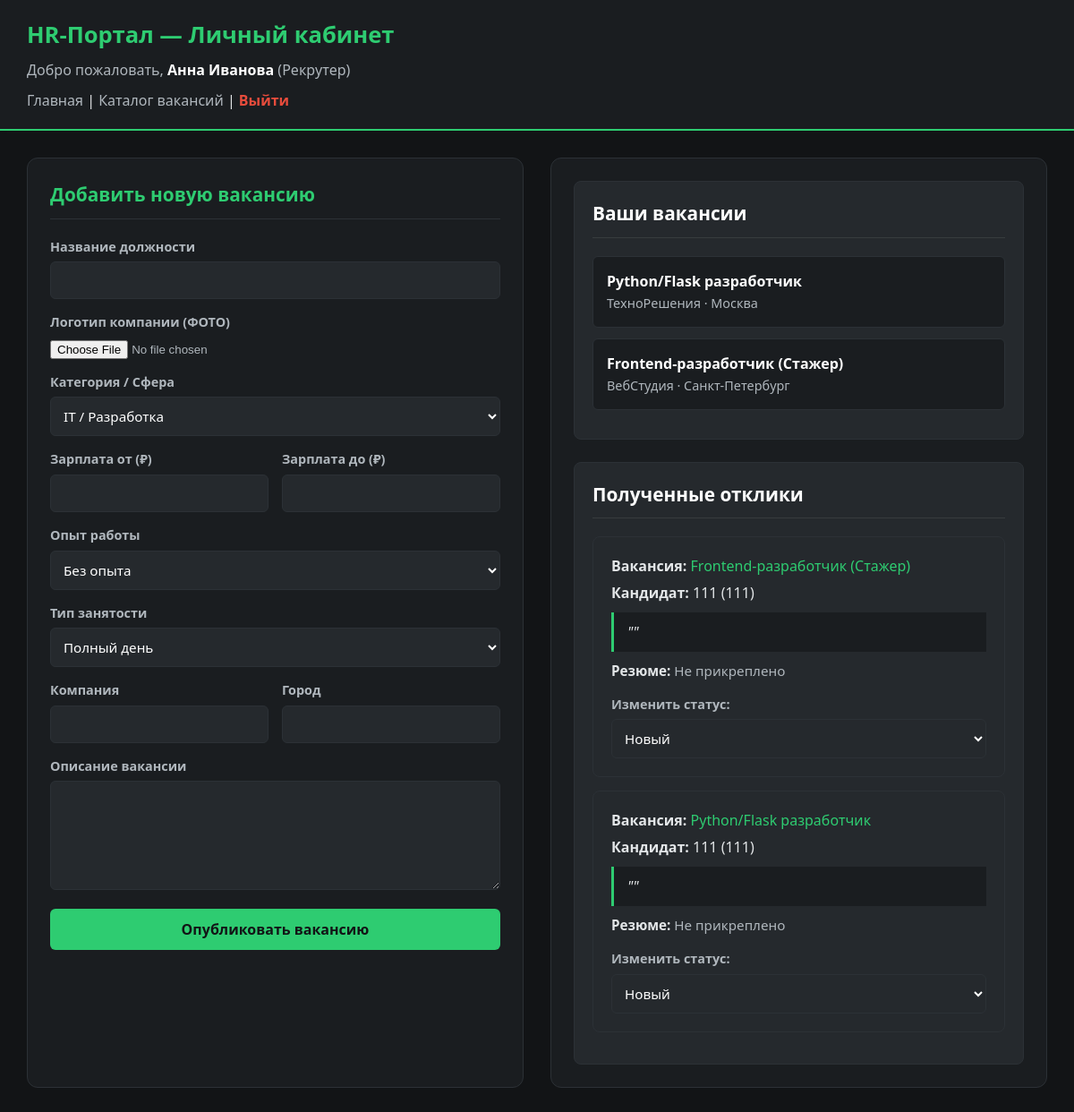
/dashboard (signed in), run on the app's committed database.
### tables this page shows
CREATE TABLE vacancies (
    id INTEGER PRIMARY KEY AUTOINCREMENT,
    recruiter_id INTEGER,
    title TEXT NOT NULL,
    category_code TEXT,
    salary_from INTEGER,
    salary_to INTEGER,
    experience_code TEXT,
    employment_code TEXT,
    description TEXT,
    company_name TEXT,
    city TEXT,
    image_url TEXT,
    date_created TIMESTAMP DEFAULT CURRENT_TIMESTAMP,
    FOREIGN KEY (recruiter_id) REFERENCES users(id)
);

CREATE TABLE responses (
    id INTEGER PRIMARY KEY AUTOINCREMENT,
    vacancy_id INTEGER,
    candidate_id INTEGER,
    cover_letter TEXT,
    resume_url TEXT,
    status TEXT DEFAULT 'Новый',
    date_created TIMESTAMP DEFAULT CURRENT_TIMESTAMP,
    UNIQUE(vacancy_id, candidate_id),
    FOREIGN KEY (vacancy_id) REFERENCES vacancies(id),
    FOREIGN KEY (candidate_id) REFERENCES users(id)
);

CREATE TABLE users (
    id INTEGER PRIMARY KEY AUTOINCREMENT,
    username TEXT NOT NULL UNIQUE,
    email TEXT NOT NULL UNIQUE,
    password_hash TEXT NOT NULL,
    role TEXT CHECK(role IN ('candidate', 'recruiter', 'admin')) NOT NULL,
    full_name TEXT,
    phone TEXT
);

### app.py (the view, shortened to what this page needs)
@app.route('/dashboard')
@login_required
def dashboard():
    if session.get('user_role') == 'admin':
        return redirect(url_for('admin_panel'))
    conn = get_db_connection()
    cursor = conn.cursor()
    user_role = session.get('user_role')
    user_id = session.get('user_id')
    vacancies_list = []
    responses_list = []
    if user_role == 'recruiter':
        cursor.execute("SELECT * FROM vacancies WHERE recruiter_id = ?", (user_id,))
        vacancies_list = cursor.fetchall()
        cursor.execute("""
            SELECT r.id, r.cover_letter, r.status, r.resume_url, v.title as vacancy_title, u.full_name, u.phone
            FROM responses r
            JOIN vacancies v ON r.vacancy_id = v.id
            JOIN users u ON r.candidate_id = u.id
            WHERE v.recruiter_id = ?
            ORDER BY r.date_created DESC
        """, (user_id,))
        responses_list = cursor.fetchall()
    conn.close()
    return render_template('dashboard.html', role=user_role, vacancies=vacancies_list, responses=responses_list)

### app.py (called while the page is built)
def get_db_connection():
    conn = sqlite3.connect('database.db')
    conn.row_factory = sqlite3.Row
    return conn

def login_required(view):
    @wraps(view)
    def wrapped(*args, **kwargs):
        if 'user_id' not in session:
            return redirect(url_for('auth_page'))
        return view(*args, **kwargs)
    return wrapped

### templates/dashboard.html (shortened to what this page needs)
<!DOCTYPE html>
<html lang="ru">
<head>
    <link rel="stylesheet" href="/static/css/style.css">
</head>
<body>
    <header>
        <h1>HR-Портал — Личный кабинет</h1>
        <p>Добро пожаловать, <strong>{{ session.get('user_name') }}</strong> ({{ 'Рекрутер' if role == 'recruiter' else 'Соискатель' }})</p>
        <nav class="nav-links" style="margin-top: 10px;">
            <a href="/">Главная</a> |
            <a href="/vacancies">Каталог вакансий</a> |
            <a href="/logout" class="logout-btn">Выйти</a>
        </nav>
    </header>
    <main>
        {% if role == 'recruiter' %}
            <section class="form-section">
                <h3>Добавить новую вакансию</h3>
                <form action="/api/add_vacancy" method="POST" enctype="multipart/form-data">
                    <div class="form-group">
                        <label>Название должности</label>
                        <input type="text" name="title" required>
                    </div>
                    <div class="form-group">
                        <label>Логотип компании (ФОТО)</label>
                        <input type="file" name="company_logo" accept="image/*">
                    </div>
                    <div class="form-group">
                        <label>Категория / Сфера</label>
                        <select name="category">
                            <option value="IT">IT / Разработка</option>
                        </select>
                    </div>
                    <div class="form-row">
                        <div>
                            <label>Зарплата от (₽)</label>
                            <input type="number" name="salary_from">
                        </div>
                        <div>
                            <label>Зарплата до (₽)</label>
                            <input type="number" name="salary_to">
                        </div>
                    </div>
                    <div class="form-group">
                        <label>Опыт работы</label>
                        <select name="experience">
                            <option value="no_experience">Без опыта</option>
                        </select>
                    </div>
                    <div class="form-group">
                        <label>Тип занятости</label>
                        <select name="employment_type">
                            <option value="full-time">Полный день</option>
                        </select>
                    </div>
                    <div class="form-row">
                        <div>
                            <label>Компания</label>
                            <input type="text" name="company_name" required>
                        </div>
                        <div>
                            <label>Город</label>
                            <input type="text" name="city" required>
                        </div>
                    </div>
                    <div class="form-group">
                        <label>Описание вакансии</label>
                        <textarea name="description" rows="5" required style="font-family:inherit; min-height: 80px;"></textarea>
                    </div>
                    <button type="submit">Опубликовать вакансию</button>
                </form>
            </section>
            <section class="info-section">
                <div class="data-card">
                    <h3 style="color:#ffffff; border-bottom-color:#373c3e;">Ваши вакансии</h3>
                    {% if vacancies %}
                        {% for v in vacancies %}
                            <div class="item-box">
                                <strong>{{ v.title }}</strong> <br>
                                <span>{{ v.company_name }} · {{ v.city }}</span>
                            </div>
                        {% endfor %}
                    {% else %}
                        <p style="color:#b0b7bd; margin: 0;">Вы еще не создали ни одной вакансии.</p>
                    {% endif %}
                </div>
                <div class="data-card">
                    <h3 style="color:#ffffff; border-bottom-color:#373c3e;">Полученные отклики</h3>
                    {% if responses %}
                        {% for r in responses %}
                            <div class="response-card">
                                <p style="margin:0 0 6px 0;"><strong>Вакансия:</strong> <span style="color: #2ecc71;">{{ r.vacancy_title }}</span></p>
                                <p style="margin:0 0 6px 0;"><strong>Кандидат:</strong> {{ r.full_name }} ({{ r.phone }})</p>
                                <div class="quote-block">
                                    "{{ r.cover_letter }}"
                                </div>
                                <p style="margin:0 0 15px 0; font-size: 0.95rem;">
                                    <strong>Резюме:</strong>
                                    {% if r.resume_url %}
                                        <a href="{{ r.resume_url }}" target="_blank" class="resume-link">📄 Открыть файл резюме</a>
                                    {% else %}
                                        <span style="color: #b0b7bd;">Не прикреплено</span>
                                    {% endif %}
                                </p>
                                <div>
                                    <label style="font-size:0.9rem; color:#b0b7bd; font-weight: bold;">Изменить статус:</label>
                                    <select onchange="updateStatus('{{ r.id }}', this.value)" style="cursor: pointer;">
                                        <option value="Новый" {% if r.status == 'Новый' %}selected{% endif %}>Новый</option>
                                    </select>
                                </div>
                            </div>
                        {% endfor %}
                    {% else %}
                        <p style="color:#b0b7bd; margin: 0;">Откликов от кандидатов пока нет.</p>
                    {% endif %}
                </div>
            </section>
        {% endif %}
    </main>
</body>
</html>

### static/css/style.css (style rules this page uses)
:root { --primary-color: #007bff; --primary-hover: #0056b3; --success-color: #28a745; --danger-color: #dc3545; --bg-color: #f4f6f9; --text-color: #333333; --text-muted: #6c757d; --border-color: #e0e0e0; --card-bg: #ffffff; }
body { font-family: 'Inter', -apple-system, BlinkMacSystemFont, "Segoe UI", Roboto, sans-serif; background-color: var(--bg-color); color: var(--text-color); margin: 0; padding: 0; line-height: 1.5; }
header { background-color: var(--card-bg); border-bottom: 1px solid var(--border-color); box-shadow: 0 2px 4px rgba(0, 0, 0, 0.02); }
header h1 { margin: 0; font-size: 1.6rem; color: var(--primary-color); font-weight: 700; }
nav a { color: var(--text-color); text-decoration: none; font-weight: 500; transition: color 0.2s ease; }
button, .btn { font-family: inherit; font-weight: 600; border-radius: 6px; transition: all 0.2s ease-in-out; display: inline-flex; align-items: center; justify-content: center; }
input[type="text"], input[type="number"], input[type="password"], input[type="email"], select, textarea { font-family: inherit; font-size: 0.95rem; border: 1px solid var(--border-color); border-radius: 6px; background-color: #ffffff; transition: border-color 0.2s ease, box-shadow 0.2s ease; outline: none; }

### templates/dashboard.html (style rules this page uses)
body { background-color: #121416; color: #e3e6e8; font-family: 'Segoe UI', Tahoma, Geneva, Verdana, sans-serif; margin: 0; padding: 0; }
header { padding: 20px 30px; background: #1a1d20; border-bottom: 2px solid #2ecc71; }
header h1 { margin: 0; font-size: 1.6rem; color: #2ecc71; }
header p { margin: 8px 0; color: #b0b7bd; }
header strong { color: #ffffff; }
.nav-links a { color: #b0b7bd; text-decoration: none; font-weight: 500; }
.nav-links .logout-btn { color: #e74c3c; font-weight: bold; }
main { display: flex; gap: 30px; padding: 30px; box-sizing: border-box; flex-wrap: wrap; }
section { background: #1a1d20; padding: 25px; border-radius: 12px; border: 1px solid #2c3136; box-sizing: border-box; }
.form-section { width: 48%; min-width: 320px; flex-grow: 1; }
.info-section { width: 48%; min-width: 320px; flex-grow: 1; display: flex; flex-direction: column; gap: 25px; }
h3 { margin-top: 0; color: #2ecc71; font-size: 1.3rem; margin-bottom: 20px; border-bottom: 1px solid #2c3136; padding-bottom: 10px; }
.form-group { margin-bottom: 15px; }
.form-row { display: flex; justify-content: space-between; gap: 15px; margin-bottom: 15px; }
.form-row > div { flex: 1; }
label { display: block; margin-bottom: 6px; font-weight: 600; color: #b0b7bd; font-size: 0.9rem; }
input[type="text"], input[type="number"], select, textarea { width: 100%; box-sizing: border-box; padding: 10px; border-radius: 6px; border: 1px solid #2c3136; background: #25292d; color: #fff; font-size: 0.95rem; }
input[type="file"] { color: #b0b7bd; }
button[type="submit"] { width: 100%; background: #2ecc71; color: #121416; border: none; padding: 12px; border-radius: 6px; cursor: pointer; font-weight: bold; font-size: 1rem; transition: background 0.2s; }
.data-card { background: #25292d; padding: 20px; border-radius: 8px; border: 1px solid #2c3136; }
.item-box { background: #1a1d20; padding: 15px; border-radius: 6px; margin-bottom: 12px; border: 1px solid #2c3136; }
.item-box strong { color: #ffffff; }
.item-box span { color: #b0b7bd; font-size: 0.9rem; }
.response-card { background: #25292d; padding: 20px; border-radius: 8px; margin-bottom: 15px; border: 1px solid #2c3136; }
.quote-block { margin: 10px 0; padding: 10px 15px; border-left: 3px solid #2ecc71; background: #1a1d20; font-style: italic; color: #e3e6e8; }

### data on the page
vacancies: title "Python/Flask разработчик", company_name "ТехноРешения", city "Москва"
vacancies: title "Frontend-разработчик (Стажер)", company_name "ВебСтудия", city "Санкт-Петербург"
responses: vacancy_title "Frontend-разработчик (Стажер)", full_name "111", phone "111", status+id "Новый"
responses: vacancy_title "Python/Flask разработчик", full_name "111", phone "111", status+id "Новый"

### other printed values
{{ session.get('user_name') }} "Анна Иванова"
{{ 'Рекрутер' if role == 'recruiter' else 'Соискатель' }} "Рекрутер"
